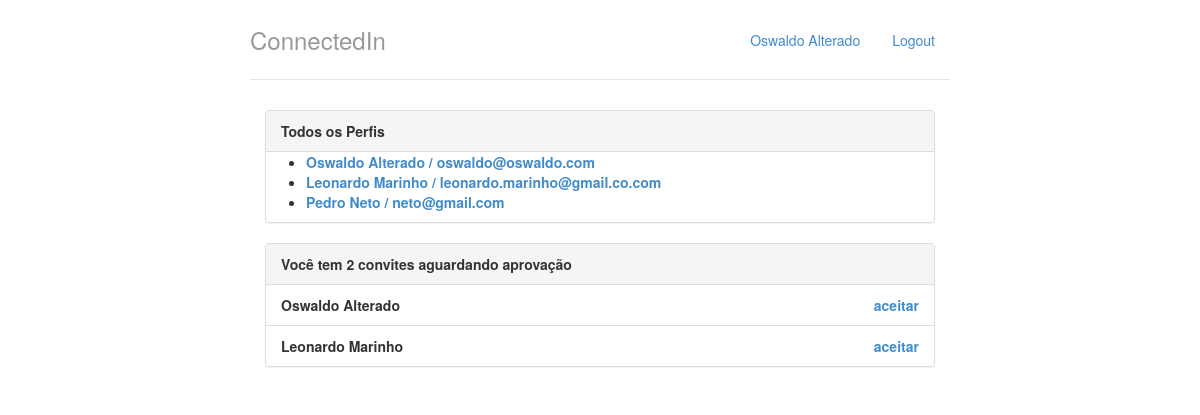
The page / on the database its author committed.
### perfis/models.py (models this page shows, shortened)
class Perfil(models.Model):
	nome = models.CharField(max_length=255, null=False)
	email = models.CharField(max_length=255, null=False)
	telefone = models.CharField(max_length=15, null=False)
	nome_empresa = models.CharField(max_length=255, null=False)

class Convite(models.Model):
	solicitante = models.ForeignKey(Perfil, related_name='convites_enviados')
	convidado = models.ForeignKey(Perfil, related_name='convites_recebidos')

### perfis/views.py (the view)
# urls.py: url(r'^$', views.index, name='index'),
def index(request):
	return render(request, 'index.html', {'perfis': Perfil.objects.all(), 'perfil_logado': get_perfil_logado(request)})

### perfis/views.py (called while the page is built)
def get_perfil_logado(request):
	return Perfil.objects.get(id=1)

### perfis/templates/index.html
{% extends "base.html" %}
{% block body %}
<div class="col-lg-12">
	<div class="panel panel-default">
		<div class="panel-heading">
			<strong>Todos os Perfis<strong>
			</div>
			{% if perfis %}
			<ul>
				{% for perfil in perfis %}
				<li><a href="{% url 'exibir' perfil.id %}">{{perfil.nome}} / {{perfil.email}}</a></li>
				{% endfor %}
			</ul>
			{% else %}
			<p>Nenhum perfil encontrado</p>
			{% endif %}
		</div>
		<div class="panel panel-default">
			{% with total_de_convites=perfil_logado.convites_recebidos.count%}
				{% if total_de_convites %}
					<div class="panel-heading">
						<strong>Você tem {{ total_de_convites }}
										convite{{total_de_convites |pluralize}} aguardando aprovação</strong>
					</div>
					<ul class="list-group">
						{% for convite in perfil_logado.convites_recebidos.all %}
							<li class="list-group-item">
								{{convite.solicitante.nome}} <a href="#" class="pull-right">aceitar</a>
							</li>
						{% endfor %}
					</ul>
				{% else %}
					<div class="panel-body">
						<p>Nenhum convite recebido</p>
					</div>
				{% endif %}
			{% endwith %}
		</div>
	</div>
{% endblock %}

### perfis/templates/base.html (shortened to what this page needs)
{%load staticfiles%}
<!DOCTYPE html>
<html lang="pt-br">
	<head>
		<link rel=stylesheet href="{% static "styles/bootstrap.css"%}">
		<link rel=stylesheet href="{% static "styles/main.css"%}">
	</head>
  <body>
    <div class="container">
      <div class="header">
    		<ul class="nav nav-pills pull-right">
    			<li><a href=" {% url 'index' %}">{{ perfil_logado.nome }}</a></li>
    			<li><a href="/logout/">Logout</a></li>
    		</ul>
    		<h3 class="text-muted"> ConnectedIn </h3>
    	</div>
      <div class="row-content">
        {% block body %}
        {% endblock %}
      </div>
    </div>
	</body>
</html>

### perfis/static/styles/main.css (style rules this page uses)
body { padding-top: 20px; padding-bottom: 20px; }
.header, .content, .footer { padding-left: 15px; padding-right: 15px; }
.header { border-bottom: 1px solid #e5e5e5; }
.header h3 { margin-top: 0; margin-bottom: 0; line-height: 40px; padding-bottom: 19px; }
@media (min-width: 768px) { .container { max-width: 730px; } }
@media screen and (min-width: 768px) { .header, .content, .footer { padding-left: 0; padding-right: 0; } }
@media screen and (min-width: 768px) { .header { margin-bottom: 30px; } }

### rows shown on the page
Perfil: nome "Oswaldo Alterado", email "oswaldo@oswaldo.com"
Perfil: nome "Leonardo Marinho", email "leonardo.marinho@gmail.co.com"
Perfil: nome "Pedro Neto", email "neto@gmail.com"
Convite: solicitante.nome "Oswaldo Alterado"
Convite: solicitante.nome "Leonardo Marinho"

### other values the page prints
{{ total_de_convites }} "2"
